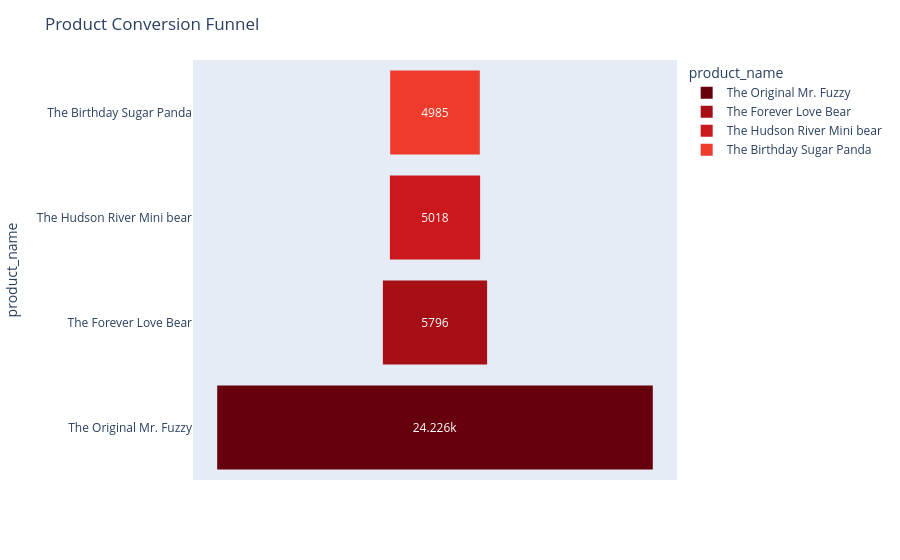

Notebook code cell kept with this figure:
### Code cell
product_funnel = (
    sales_data.groupby('product_name')['order_id']
    .nunique()
    .reset_index(name='orders')
    .sort_values('orders', ascending=False)
)

fig = px.funnel(
    product_funnel,
    x='orders',
    y='product_name',
    color='product_name',
    color_discrete_sequence=px.colors.sequential.Reds_r
)

fig.update_layout(
    title='Product Conversion Funnel'
)

fig.show()

### Figure 1 — Plotly figure (JSON) as saved in the notebook; plotly's stock layout.template omitted (floating-point values rounded to 4 significant figures)
{"data": [{"hovertemplate": "product_name=%{y}<br>orders=%{x}<extra></extra>", "legendgroup": "The Original Mr. Fuzzy", "marker": {"color": "rgb(103,0,13)"}, "name": "The Original Mr. Fuzzy", "orientation": "h", "showlegend": true, "type": "funnel", "x": [24226], "xaxis": "x", "y": ["The Original Mr. Fuzzy"], "yaxis": "y"}, {"hovertemplate": "product_name=%{y}<br>orders=%{x}<extra></extra>", "legendgroup": "The Forever Love Bear", "marker": {"color": "rgb(165,15,21)"}, "name": "The Forever Love Bear", "orientation": "h", "showlegend": true, "type": "funnel", "x": [5796], "xaxis": "x", "y": ["The Forever Love Bear"], "yaxis": "y"}, {"hovertemplate": "product_name=%{y}<br>orders=%{x}<extra></extra>", "legendgroup": "The Hudson River Mini bear", "marker": {"color": "rgb(203,24,29)"}, "name": "The Hudson River Mini bear", "orientation": "h", "showlegend": true, "type": "funnel", "x": [5018], "xaxis": "x", "y": ["The Hudson River Mini bear"], "yaxis": "y"}, {"hovertemplate": "product_name=%{y}<br>orders=%{x}<extra></extra>", "legendgroup": "The Birthday Sugar Panda", "marker": {"color": "rgb(239,59,44)"}, "name": "The Birthday Sugar Panda", "orientation": "h", "showlegend": true, "type": "funnel", "x": [4985], "xaxis": "x", "y": ["The Birthday Sugar Panda"], "yaxis": "y"}], "layout": {"legend": {"title": {"text": "product_name"}, "tracegroupgap": 0}, "margin": {"t": 60}, "title": {"text": "Product Conversion Funnel"}, "xaxis": {"anchor": "y", "domain": [0, 1], "title": {"text": "orders"}}, "yaxis": {"anchor": "x", "categoryarray": ["The Birthday Sugar Panda", "The Hudson River Mini bear", "The Forever Love Bear", "The Original Mr. Fuzzy"], "categoryorder": "array", "domain": [0, 1], "title": {"text": "product_name"}}}}
